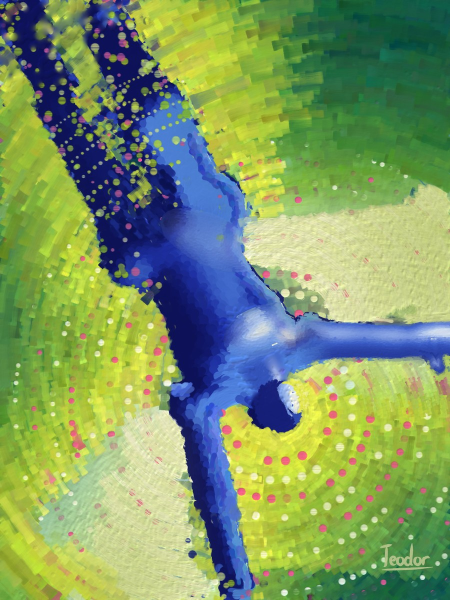
#> input picture rounds/14-the-field-turns-over/painting.jpg, 900 x 1200 px (shown at 1/2 size)
$ python overlay.py ../painting.jpg ../painting.jpg 5
#> lines starting #> are read from the running program, lines starting #| are printed output that depends on the picture; after the words box and inside, x2 and y2 are one past the last pixel; in counts of white or black regions, pixels touching at a corner belong together
import numpy as np, sys
from PIL import Image, ImageDraw, ImageFilter
from scipy.ndimage import distance_transform_edt, binary_opening
base = Image.open(sys.argv[1]).convert('RGB'); out = sys.argv[2]
#> further down, base is the input picture: PIL image 900x1200 RGB; mean R, G, B 126.2, 153.2, 101.8
A = np.asarray(base).astype(float)
r,g,b = A[...,0],A[...,1],A[...,2]
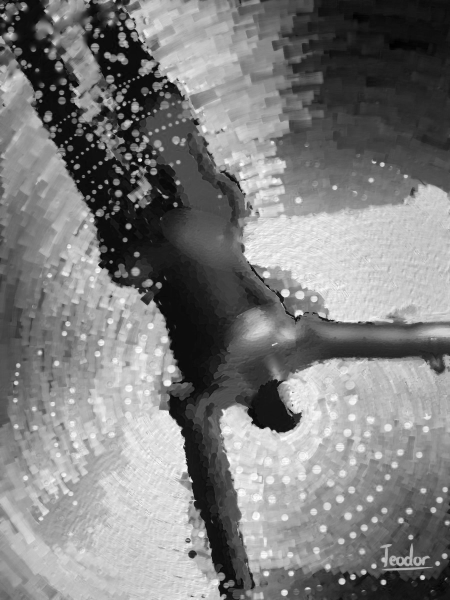
#> r: shape (1200, 900) float64 (shown at 1/2 size); min 0, max 255, mean 126.2
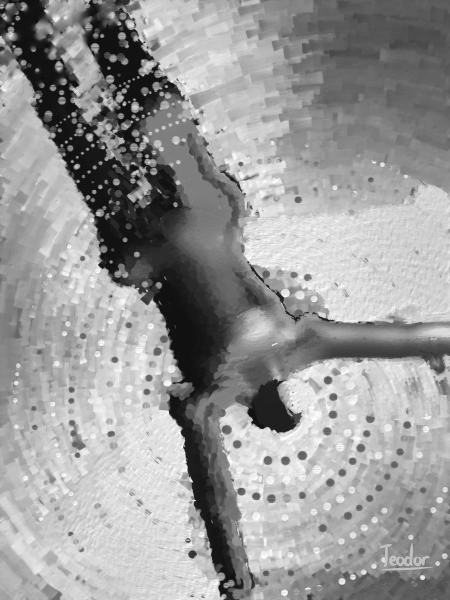
#> g: shape (1200, 900) float64 (shown at 1/2 size); min 1, max 255, mean 153.2
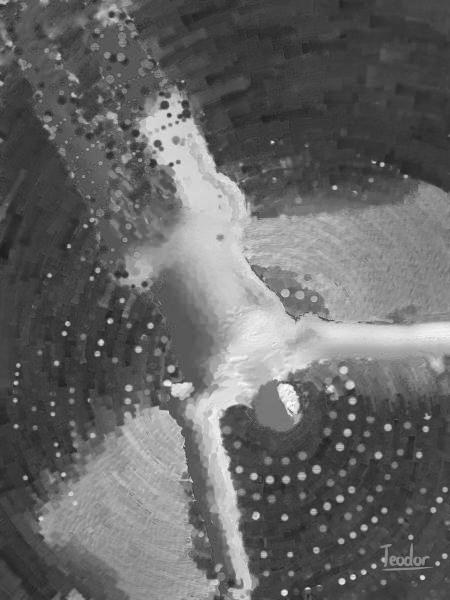
#> b: shape (1200, 900) float64 (shown at 1/2 size); min 1, max 255, mean 101.8
body = (b > r + 40) & (b > g + 10)
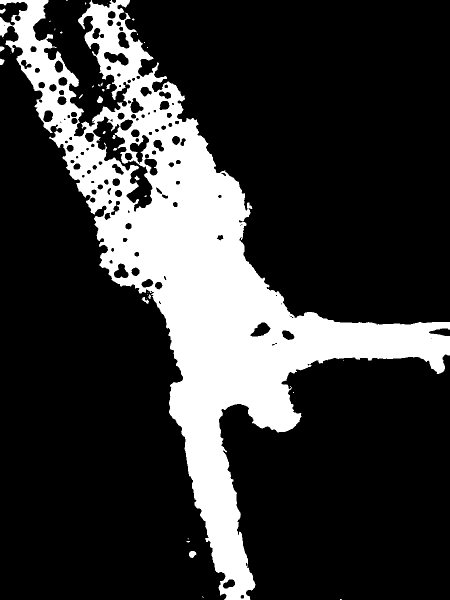
#> body: shape (1200, 900) bool (shown at 1/2 size); 21.8% white; 40 white regions (26 under 20 px), largest, box (x1, y1, x2, y2) and area: (0, 0, 900, 1200) 234408, (378, 1102, 393, 1116) 151, (194, 192, 206, 206) 118
body = binary_opening(body, iterations=2)
#> body: shape (1200, 900) bool; 21.6% white; 19 white regions (2 under 20 px), largest, box (x1, y1, x2, y2) and area: (11, 0, 900, 1200) 231704, (0, 35, 22, 73) 467, (0, 0, 45, 11) 278
dout = distance_transform_edt(~body); din = distance_transform_edt(body)
#> after `dout = distance_transform_edt(~body)`:
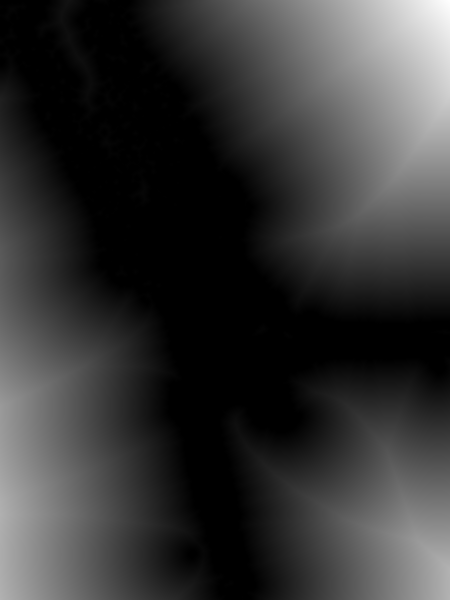
#> dout: shape (1200, 900) float64 (shown at 1/2 size); min 0, max 558, mean 116.6; drawn with min black and max white
rng = np.random.default_rng(14)
img = base.convert('RGBA')
ov = Image.new('RGBA', img.size, (0,0,0,0)); d = ImageDraw.Draw(ov)
#> after `ov = Image.new('RGBA', img.size, (0, 0, 0, 0))`: ov: PIL image 900x1200 RGBA; every value is 0
# echo contours (aura), drawn as rings from distance field
H,W = body.shape
#> H = 1200; W = 900
cols = [(255,92,150),(40,200,200),(250,240,90),(255,255,255)]
ring = np.zeros((H,W,4),float)
for k,dist in enumerate(range(44, 230, 44)):
    band = np.abs(dout - dist) < 4.5
    c = cols[k % 3]; a = 235 * (1 - dist/280)
    ring[band] = (*c, a)
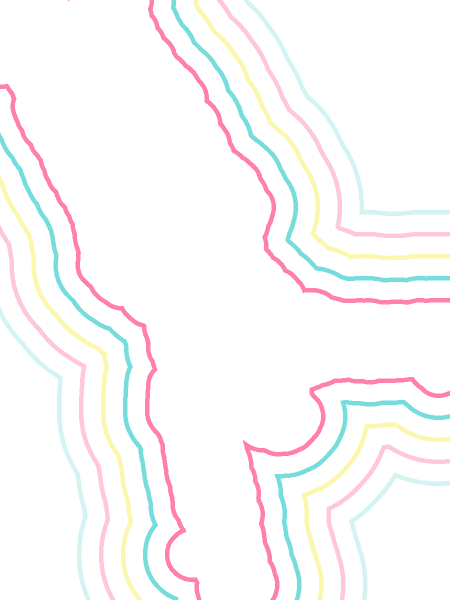
#> ring: shape (1200, 900, 4) float64 (shown at 1/2 size); mean of channels 0, 1, 2, 3 17.4, 16, 15.6, 13.4; transparent parts drawn white
ringimg = Image.fromarray(ring.astype(np.uint8), 'RGBA').filter(ImageFilter.GaussianBlur(1.2))
img = Image.alpha_composite(img, ringimg)
# kusama dots
step = int(sys.argv[3]) if len(sys.argv) > 3 else 46
for y in range(0, H, step):
    for x in range(0, W, step):
        xx = int(np.clip(x + rng.normal(0, step*0.18) + (step/2 if (y//step)%2 else 0), 0, W-1)); yy = int(np.clip(y + rng.normal(0, step*0.18), 0, H-1))
        if body[yy,xx]:
            e = din[yy,xx]
            if rng.random() > np.clip(1.15 - e/90, 0.12, 1): continue
            rad = rng.uniform(5, 11); c = (250,240,90,255) if rng.random() < .65 else (255,110,165,255)
        else:
            e = dout[yy,xx]
            rad = np.clip(15 - e/60, 4, 15) * rng.uniform(.75,1.1)
            c = (255,92,150,255) if rng.random() < .6 else ((255,255,250,255) if rng.random()<.6 else (30,60,190,255))
        d.ellipse([xx-rad,yy-rad,xx+rad,yy+rad], fill=c)
img = Image.alpha_composite(img, ov)
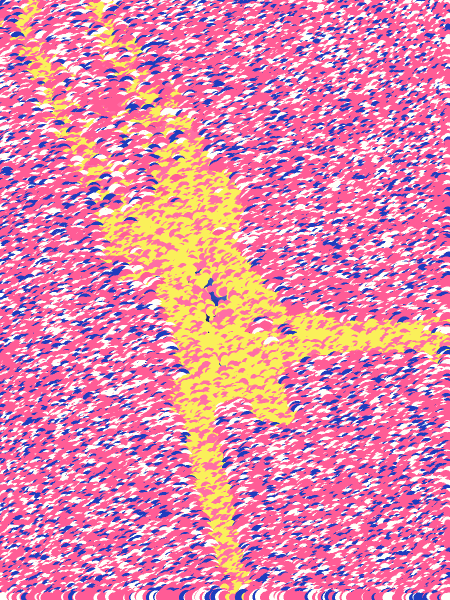
#> img: PIL image 900x1200 RGBA (shown at 1/2 size); mean R, G, B, A 224.8, 136.6, 169.3, 255
img.convert('RGB').save(out)
